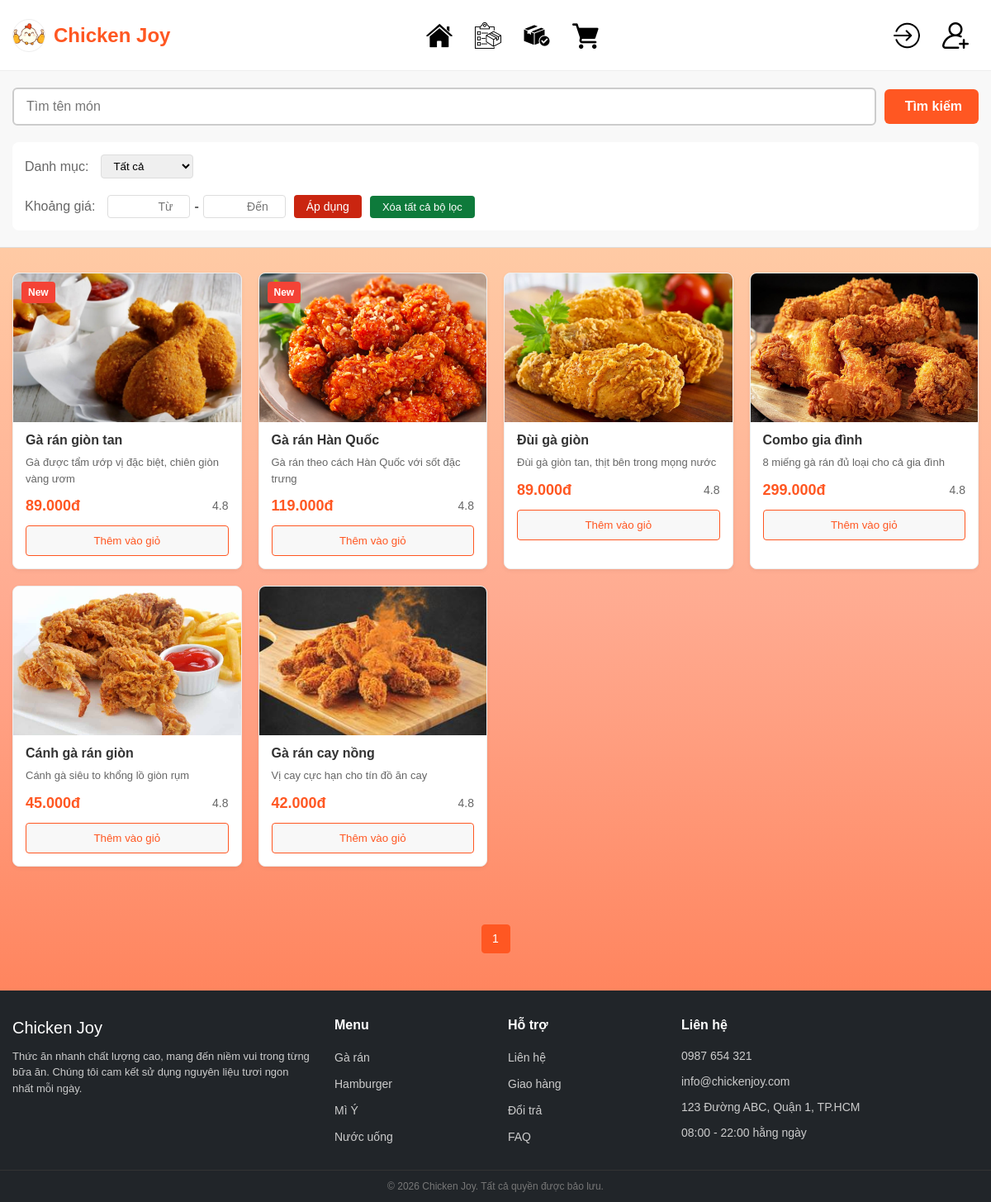
Screenshot of /pages/Thucdon.php?category=GaRan with the database file from the repository.
### tables this page shows
CREATE TABLE `products` (
  `id` int(11) NOT NULL AUTO_INCREMENT,
  `product_code` varchar(20) UNIQUE DEFAULT NULL,  
  `category_id` int(11) DEFAULT 1,                 
  `product_name` varchar(255) NOT NULL,            
  `description` text DEFAULT NULL,                 
  `unit` varchar(50) NOT NULL DEFAULT 'Phần',      
  `import_price` decimal(15, 2) DEFAULT 0.00,      
  `profit_rate` decimal(5, 2) DEFAULT 0.20,        
  `price` decimal(15, 2) NOT NULL,                 
  `stock` int(11) DEFAULT 0,                       
  `calories` int(11) DEFAULT 0,                    
  `protein` int(11) DEFAULT 0,                     
  `carbs` int(11) DEFAULT 0,                       
  `fat` int(11) DEFAULT 0,                         
  `image` varchar(255) DEFAULT 'default.jpg',      
  `is_new` tinyint(1) DEFAULT 0,                   
  `status` ENUM('active', 'hidden') DEFAULT 'active',
  `created_at` timestamp NOT NULL DEFAULT current_timestamp(),
  PRIMARY KEY (`id`),
  FOREIGN KEY (`category_id`) REFERENCES `categories`(`id`) ON DELETE RESTRICT
);

### pages/Thucdon.php (the view, shortened to what this page needs)
<?php
include '../config/database.php';
$search = isset($_GET['search']) ? trim($_GET['search']) : '';
$raw_input = $search;
$category = $_GET['category'] ?? '';
$min_price = (isset($_GET['min_price']) && $_GET['min_price'] !== '') ? (float)$_GET['min_price'] : 0;
$max_price = (isset($_GET['max_price']) && $_GET['max_price'] !== '') ? (float)$_GET['max_price'] : 999999999;
$conditions = ["p.status = 'active'"];
$params = [];
$types = "";
if ($category !== '') {
    if (is_numeric($category)) {
        $conditions[] = "p.category_id = ?";
        $params[] = (int)$category;
        $types .= "i";
    } else {
        $conditions[] = "REPLACE(c.category_name, ' ', '') LIKE ?";
        $params[] = "%" . $category . "%";
        $types .= "s";
    }
}
$conditions[] = "p.price >= ? AND p.price <= ?";
$params[] = (float)$min_price;
$params[] = (float)$max_price;
$types .= "dd";
$where_clause = " WHERE " . implode(" AND ", $conditions);
$limit = 8;
$page = max(1, (int)($_GET['page'] ?? 1));
$offset = ($page - 1) * $limit;
$sql = "SELECT p.* FROM products p
        JOIN categories c ON p.category_id = c.id
        $where_clause
        LIMIT ? OFFSET ?";
$params[] = $limit;
$params[] = $offset;
$types .= "ii";
$stmt = mysqli_prepare($conn, $sql);
mysqli_stmt_bind_param($stmt, $types, ...$params);
mysqli_stmt_execute($stmt);
$result = mysqli_stmt_get_result($stmt);
$total_sql = "SELECT COUNT(p.id) FROM products p
              JOIN categories c ON p.category_id = c.id
              $where_clause";
$total_stmt = mysqli_prepare($conn, $total_sql);
$total_types = substr($types, 0, -2);
$total_params = array_slice($params, 0, -2);
if (!empty($total_params)) {
    mysqli_stmt_bind_param($total_stmt, $total_types, ...$total_params);
}
mysqli_stmt_execute($total_stmt);
$total_result = mysqli_stmt_get_result($total_stmt);
$total_rows = mysqli_fetch_array($total_result)[0];
$total_pages = ceil($total_rows / $limit);
$query_string = "search=" . urlencode($raw_input) . "&category=" . urlencode($category) . "&min_price=" . $min_price . "&max_price=" . ($max_price == 999999999 ? '' : $max_price);
?>
<!DOCTYPE html>
<html lang="vi">
<head>
    <link rel="stylesheet" href="../css/Thucdon.css">
</head>
<body>
    <?php include '../includes/header.php'; ?>
    <main class="main-content">
        <section class="search-bar-wrapper">
            <form action="Thucdon.php" method="GET" class="container">
                <div class="search-bar">
                    <input type="text" name="search" value="<?php echo htmlspecialchars($search); ?>"
                           placeholder="Tìm tên món" class="search-input">
                    <button type="submit" class="search-btn">
                        <i class="fas fa-search"></i> Tìm kiếm
                    </button>
                </div>
                <div class="filter-bar" style="margin-top: 20px; display: flex; flex-wrap: wrap; gap: 20px; align-items: center; background: #fff; padding: 15px; border-radius: 8px;">
                    <div class="category-list">
                        <span class="label">Danh mục:</span>
                        <select name="category" style="padding: 5px 10px; border-radius: 4px; border: 1px solid #ddd;">
                            <option value="">Tất cả</option>
                        </select>
                    </div>
                    <div class="price-range-filter" style="display: flex; align-items: center; gap: 10px;">
                        <span class="label">Khoảng giá:</span>
                        <div class="price-inputs">
                            <input type="number" name="min_price" placeholder="Từ" value="<?php echo ($min_price > 0) ? $min_price : ''; ?>" style="width: 100px; padding: 5px; border: 1px solid #ddd;">
                            <span class="separator">-</span>
                            <input type="number" name="max_price" placeholder="Đến" value="<?php echo ($max_price < 999999999) ? $max_price : ''; ?>" style="width: 100px; padding: 5px; border: 1px solid #ddd;">
                        </div>
                        <button type="submit" class="apply-price-btn" style="background: #ca2510; color: white; border: none; padding: 6px 15px; border-radius: 4px; cursor: pointer;">Áp dụng</button>
                        <button type="button" onclick="window.location.href='Thucdon.php'" style="background: #0e7a3b; color: white; border: none; padding: 6px 15px; border-radius: 4px; cursor: pointer; font-size: 13px;">
                            Xóa tất cả bộ lọc
                        </button>
                    </div>
                </div>
            </form>
        </section>
        <section class="container product-grid">
            <?php if (mysqli_num_rows($result) > 0): ?>
                <?php while($row = mysqli_fetch_assoc($result)): ?>
                    <div class="product-card">
                        <a href="../pages/Chitietmonan.php?id=<?php echo $row['id']; ?>">
                            <?php if(isset($row['is_new']) && $row['is_new'] == 1): ?>
                                <div class="badge-tag new-tag">New</div>
                            <?php endif; ?>
                            <img src="../images/<?php echo $row['image']; ?>" onerror="this.src='../images/default.jpg'" alt="<?php echo htmlspecialchars($row['product_name']); ?>">
                        </a>
                        <div class="card-content">
                            <h3><?php echo htmlspecialchars($row['product_name']); ?></h3>
                            <p class="description"><?php echo htmlspecialchars($row['description']); ?></p>
                            <div class="details">
                                <span class="price"><?php echo number_format($row['price'], 0, ',', '.'); ?>đ</span>
                                <div class="rating"><i class="fas fa-star" style="color: #ffc107;"></i> 4.8</div>
                            </div>
                            <div class="actions">
                                <?php if($row['stock'] > 0): ?>
                                    <button class="btn-add-to-cart" data-id="<?php echo $row['id']; ?>">Thêm vào giỏ</button>
                                <?php else: ?>
                                    <button class="btn-add-to-cart" disabled style="background-color: #ccc; color: #666; cursor: not-allowed; border: none;">Đã hết hàng</button>
                                <?php endif; ?>
                            </div>
                        </div>
                    </div>
                <?php endwhile; ?>
            <?php else: ?>
                <div style="grid-column: 1/-1; text-align: center; padding: 50px;">
                    <p style="color: #666; font-size: 16px;">Không tìm thấy món ăn nào phù hợp với bộ lọc của bạn.</p>
                </div>
            <?php endif; ?> </section>
        <div class="container pagination-info" style="margin-top: 30px; display: flex; justify-content: center;">
            <div class="pagination">
                <?php for ($i = 1; $i <= $total_pages; $i++): ?>
                    <a href="Thucdon.php?page=<?php echo $i; ?>&<?php echo $query_string; ?>"
                       class="<?php echo ($page == $i) ? 'active' : ''; ?>">
                        <?php echo $i; ?>
                    </a>
                <?php endfor; ?>
            </div>
        </div>
    </main>
    <?php include '../includes/footer.php'; ?>
</body>
</html>

### css/Thucdon.css (style rules this page uses)
* { margin: 0; padding: 0; box-sizing: border-box; }
:root { --primary-color: #ff5722; --text-color: #333; --light-text-color: #666; --dark-footer-bg: #212529; --border-color: #ddd; --rating-color: #ffc107; --gradient-light-orange: #ffe0b2; --gradient-medium-orange: #ffab91; --gradient-dark-orange: #ff7043; }
.cat-btn, .product-card, .btn-add-to-cart, .btn-info, .pagination a, .social-links a, .nav-item { transition: transform 0.3s ease-in-out, box-shadow 0.3s ease-in-out, max-width 0.4s ease-out, background-color 0.4s ease, color 0.4s ease; }
body { background: linear-gradient(to bottom, var(--gradient-light-orange), var(--gradient-medium-orange), var(--gradient-dark-orange)); background-attachment: fixed; color: var(--text-color); line-height: 1.5; font-family: Arial, sans-serif; }
a { text-decoration: none; color: var(--text-color); }
.container { max-width: 1200px; margin: 0 auto; padding: 0 15px; }
.search-bar-wrapper { background-color: #f8f8f8; border-bottom: 1px solid var(--border-color); padding: 20px 0; }
.search-bar { display: flex; gap: 10px; align-items: center; }
.search-input { flex-grow: 1; padding: 12px 15px; border: 2px solid #ccc; border-radius: 6px; font-size: 16px; transition: border-color 0.3s ease, box-shadow 0.3s ease; }
.search-btn { background-color: var(--primary-color); color: white; border: none; padding: 12px 20px; border-radius: 6px; cursor: pointer; font-weight: bold; font-size: 16px; transition: transform 0.3s ease-in-out, background-color 0.3s ease, box-shadow 0.3s ease-in-out; }
.filter-bar { display: flex; flex-wrap: wrap; align-items: center; padding: 15px 15px; gap: 15px 0; }
.category-list { display: flex; align-items: center; gap: 10px; flex-basis: 100%; }
.filter-bar .label { font-weight: 500; margin-right: 5px; color: var(--light-text-color); }
.price-range-filter { display: flex; align-items: center; gap: 10px; flex-basis: 50%; }
.price-inputs { display: flex; align-items: center; gap: 5px; }
.price-inputs input { width: 100px; padding: 8px 10px; border: 1px solid var(--border-color); border-radius: 4px; text-align: right; font-size: 14px; outline: none; transition: border-color 0.3s; }
.price-inputs .separator { font-weight: bold; color: var(--light-text-color); }
.apply-price-btn { background-color: var(--primary-color); color: white; border: none; padding: 8px 15px; border-radius: 4px; cursor: pointer; font-weight: 500; font-size: 14px; transition: background-color 0.3s ease, transform 0.3s ease-in-out; }
.product-grid { display: grid; grid-template-columns: repeat(4, 1fr); gap: 20px; padding: 30px 15px; }
.product-card { background-color: white; border-radius: 8px; overflow: hidden; position: relative; box-shadow: 0 2px 5px rgba(0,0,0,0.05); border: 1px solid #eee; z-index: 1; }
.product-card img { width: 100%; height: 180px; object-fit: cover; display: block; }
.badge-tag { position: absolute; top: 10px; left: 10px; padding: 4px 8px; border-radius: 4px; font-size: 12px; font-weight: bold; color: white; }
.new-tag { background-color: #f44336; }
.card-content { padding: 10px 15px 15px; }
.product-card h3 { font-size: 16px; margin-bottom: 5px; }
.product-card .description { font-size: 13px; color: var(--light-text-color); margin-bottom: 10px; }
.product-card .details { display: flex; justify-content: space-between; align-items: center; margin-bottom: 10px; }
.product-card .price { font-size: 18px; font-weight: bold; color: var(--primary-color); }
.product-card .rating { font-size: 14px; color: var(--light-text-color); }
.product-card .actions { display: flex; gap: 8px; }
.btn-add-to-cart { flex-grow: 1; background-color: #f8f8f8; color: var(--primary-color); border: 1px solid var(--primary-color); padding: 10px; border-radius: 4px; cursor: pointer; font-weight: 500; }
.pagination-info { display: flex; justify-content: center; align-items: center; flex-direction: column; padding: 10px 15px 30px; }
.pagination { display: flex; gap: 5px; margin-bottom: 15px; }
.pagination a { display: flex; justify-content: center; align-items: center; width: 35px; height: 35px; border: 1px solid var(--border-color); border-radius: 4px; color: var(--text-color); font-size: 14px; background-color: white; }
.pagination a.active { background-color: var(--primary-color); color: white; border-color: var(--primary-color); }

### rows the page displays
products: is_new "New", image (picture), product_name "Gà rán giòn tan", description "Gà được tẩm ướp vị đặc biệt, chiên giòn vàng ươm", price "89.000"
products: is_new "New", image (picture), product_name "Gà rán Hàn Quốc", description "Gà rán theo cách Hàn Quốc với sốt đặc trưng", price "119.000"
products: image (picture), product_name "Đùi gà giòn", description "Đùi gà giòn tan, thịt bên trong mọng nước", price "89.000"
products: image (picture), product_name "Combo gia đình", description "8 miếng gà rán đủ loại cho cả gia đình", price "299.000"
products: image (picture), product_name "Cánh gà rán giòn", description "Cánh gà siêu to khổng lồ giòn rụm", price "45.000"
products: image (picture), product_name "Gà rán cay nồng", description "Vị cay cực hạn cho tín đồ ăn cay", price "42.000"
